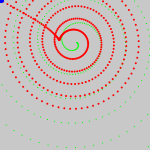
Frame 1 (no input)
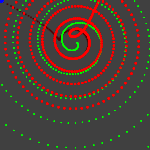
Frame 60 (the mouse pressed at the canvas centre just before this capture)
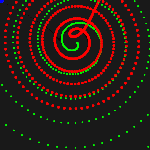
Frame 120 (the mouse held since frame 60 and released just before this capture)

The Processing sketch that drew these frames (run headless with seeded random() and noise(); from frame 60 on, the mouse is pressed at the canvas centre):

// Processing sketch: Exercise03201
// ── Exercise03201.pde
/*
Lovato, Griffin
 
 3/7/2018
 
 Exercise 032-01
 
 A representation of a black hole. The green dots are the spiral of the black hole,
 the red dots are the path of an object orbiting the black hole, and the blue dot
 is an object (non-functioning).
 
 Uses code from https://www.openprocessing.org/sketch/106191
*/


float x = 0.0;
float y = 0.0;
float easing = 0.05;

float c = 0.0;
float d = 0.0;
float radius1 = 3.0;
float speedX = 1.0;
float speedY = 1.0;
int directionX = 1;
int directionY = -1;

void setup() {
  size(150, 150);
  fill(0);
  noStroke();
}

void draw() {
  fill(0, 5);
  rect(0, 0, width, height);

  float scalar = map(width/8, 0, width, 4, 20);
  float radius = 1.0;
  for (int deg = 0; deg < 360*6; deg += scalar) {
    float angle = radians(deg);
    float a = 75 + (cos(angle) * radius);
    float b = 42 + (sin(angle) * radius);
    fill(0, 255, 0);
    rect(a, b, 1, 1);
    radius = radius + 0.34;

    float targetX = a;
    float targetY = b;
    x += (targetX - x) * easing;
    y += (targetY - y) * easing;

    fill(255, 0, 0);
    ellipse(x, y, 1, 1);

    ellipseMode(RADIUS);
    fill(0, 0, 255);
    ellipse(c, d, radius1, radius1);
    c += speedX * directionX;
    if ((c > x) || (c < radius1)) {
      directionX = -directionX;
    }
    d += speedY * directionY;
    if ((d > y) || (d < radius1)) {
      directionY = - directionY;
    }
    // c += 0.01;
    // d += 0.01;
  }
}
